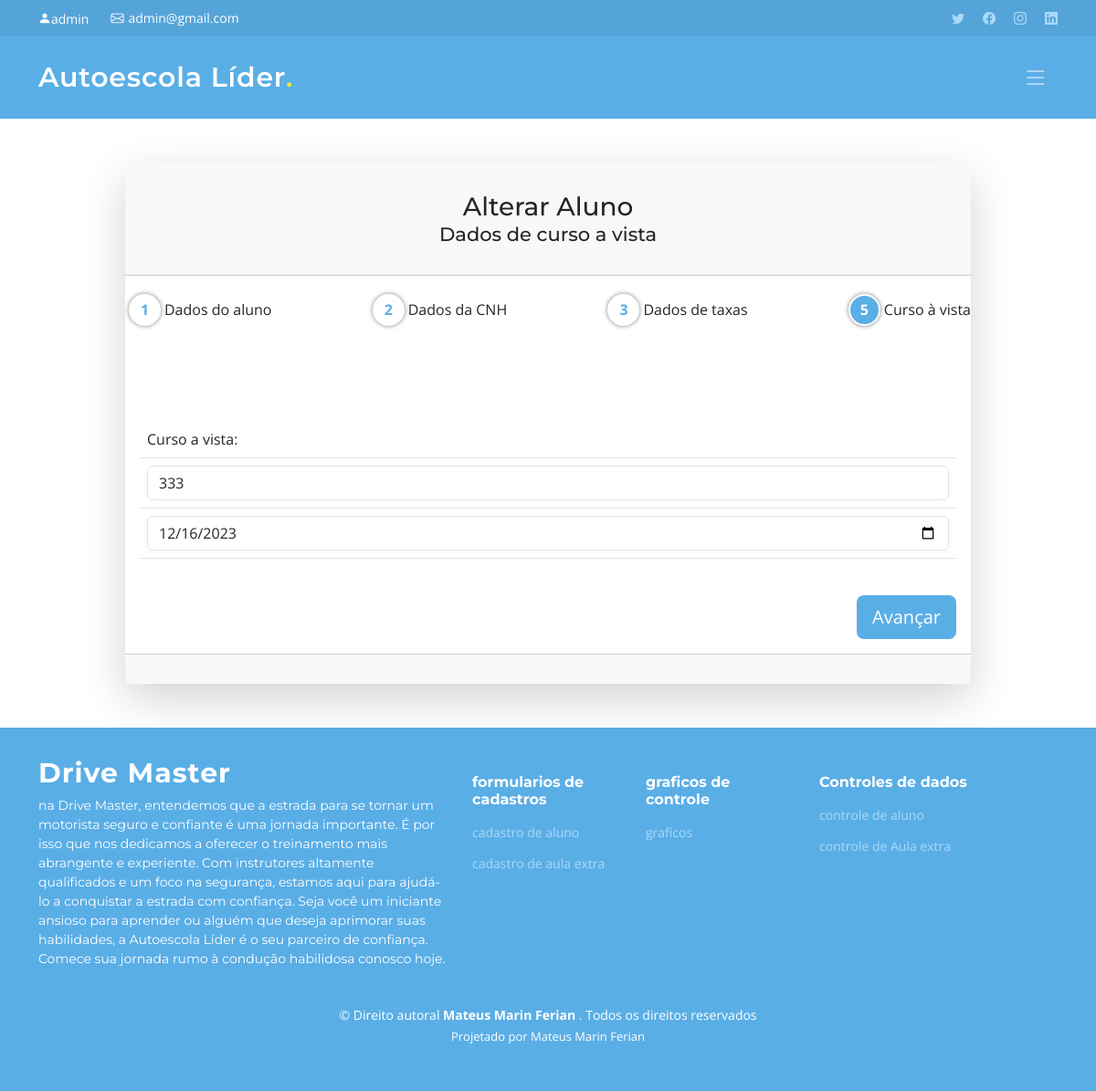
/alterar-curso-avista.php?al=25 (signed in), run on the app's committed database.
### tables this page shows
CREATE TABLE `tb_course_on_sight` (
  `idCourseOnSight` int NOT NULL,
  `value_course_on_sight` int NOT NULL,
  `date_course_on_sight` date NOT NULL,
  `idclient` int NOT NULL
);

### conexao/Conexao.php (called while the page is built)
<?php
    class Conexao
    {
        public static $instance;
        public static function getConexao()
        {
            $servername = "localhost";
            $username = "root";
            $password = "root";
            $dbname = "db_lider";
            if(!isset(self::$instance)){
                self::$instance = new PDO("mysql:host=$servername;dbname=$dbname", "$username", "$password", array(PDO::MYSQL_ATTR_INIT_COMMAND => "SET NAMES utf8"));
                self::$instance->setAttribute(PDO::ATTR_ERRMODE, PDO::ERRMODE_EXCEPTION);
                self::$instance->setAttribute(PDO::ATTR_ORACLE_NULLS, PDO::NULL_EMPTY_STRING);
            }
            return self::$instance;
        }
    }
?>

### dao/CourseOnSightDAO.php (called while the page is built, shortened)
<?php
class CourseOnSightDAO
{
    private function listaCourseOnSight($row) {
        $courseOnSight = new CourseOnSight();
        $courseOnSight->setidCourseOnSight($row['idCourseOnSight']);
        $courseOnSight->setValueCourseOnSight($row['value_course_on_sight']);
        $courseOnSight->setDateCourseOnSight($row['date_course_on_sight']);
        $courseOnSight->setIdClient($row['idclient']);
        $courseOnSight->setIdclient($row['idclient']);
        return $courseOnSight;
    }
    public function findByClientId($idClient) {
        try {
            $sql = "SELECT * FROM tb_course_on_sight WHERE idclient = :idclient";
            $p_sql = Conexao::getConexao()->prepare($sql);
            $p_sql->bindValue(":idclient", $idClient);
            $p_sql->execute();
            $row = $p_sql->fetch(PDO::FETCH_ASSOC);
            if ($row) {
                return $this->listaCourseOnSight($row);
            } else {
                return null;
            }
        } catch (Exception $e) {
            print "Ocorreu um erro ao tentar buscar a taxas por ID do Cliente: " . $e;
        }
    }
}
?>

### model/CourseOnSight.php (called while the page is built, shortened)
<?php
class CourseOnSight
{
    private $valueCourseOnSight;
    private $dateCourseOnSight;
    function getValueCourseOnSight()
    {
        return $this->valueCourseOnSight;
    }
    function setValueCourseOnSight($valueCourseOnSight)
    {
        $this->valueCourseOnSight = $valueCourseOnSight;
    }
    function getDateCourseOnSight()
    {
        return $this->dateCourseOnSight;
    }
    function setDateCourseOnSight($dateCourseOnSight)
    {
        $this->dateCourseOnSight = $dateCourseOnSight;
    }
}
?>

### alterar-curso-avista.php (the view, shortened to what this page needs)
<!DOCTYPE html>
<html lang="en">
<?php
include_once('include/header.php');
include_once('include/topbar.php');
include_once('include/navbar.php');
include_once('./conexao/Conexao.php');
include_once('./model/CourseOnSight.php');
include_once('./dao/CourseOnSightDAO.php');
$courseOnSightDAO = new CourseOnSightDAO();
?>
<link rel="stylesheet" href="css/registrationProcesses.css">
<body>
    <main>
    <?php
    if (isset($_GET["al"])) {
        $idClient = $_GET["al"];
        $courseOnSight = $courseOnSightDAO->findByClientId($idClient);
        if ($courseOnSight) {
    ?>
        <div class="container">
            <div class="row justify-content-center">
                <div class="col-lg-10">
                    <div class="card shadow-lg border-0 rounded-lg mt-5">
                        <div class="card-header">
                            <h4 class="text-center font-weight-light my-4">
                            <span class="h3">Alterar Aluno</span>
                                <small class="d-block">Dados de curso a vista</small>
                            </h4>
                        </div>
                        <?php
                            include_once('include/teste.php');
                        ?>
                        <div class="card-body">
                            <form id="form4" action="controller/CourseOnSightController.php" method="POST">
                                <div class="row">
                                    <div class="col-sm-12 mt-3">
                                        <table class="table">
                                            <tr>
                                                <td>Curso a vista:</td>
                                            </tr>
                                            <tr>
                                            <td>
                                                <input type="text" class="form-control" id="value_course_on_sight" name="value_course_on_sight"
                                                    step="0.01" placeholder="Digite o valor à vista"
                                                    pattern="^\d{1,}(\.\d{1,2})?$|^(\d{1,3}(,\d{3})*(\.\d{1,2})?)?$" title="Por favor, insira um valor válido. Exemplo: 1.000,00"
                                                    value="<?php if(isset($courseOnSight) && $courseOnSight->getValueCourseOnSight()) { echo $courseOnSight->getValueCourseOnSight(); } ?>" required>
                                            </td>
                                            </tr>
                                            <tr>
                                                <td>
                                                    <input type="date" class="form-control" id="date_course_on_sight"
                                                        name="date_course_on_sight"
                                                        value="<?php if(isset($courseOnSight) && $courseOnSight->getDateCourseOnSight()) { echo $courseOnSight->getDateCourseOnSight(); } ?>" required>
                                                </td>
                                            </tr>
                                        </table>
                                    </div>
                                    <br><br>
                                    <div class="mt-4 mb-0 d-flex justify-content-end">
                                        <button type="submit" class="btn customButton btn-lg"
                                            name="edit">Avançar</button>
                                    </div>
                                </div>
                            </form>
                        </div>
                        <div class="card-footer text-center py-3"></div>
                    </div>
                </div>
            </div>
        </div>
        <?php
        }
            }?>
    </main>
    <br><br>
    <?php
include_once('include/footer.php');
?>
</body>
</html>

### css/button.css (style rules this page uses)
.customButton { background-color: #5AAEE6 !important; ; color: white !important; ; border: none; padding: 10px 20px; border-radius: 5px; transition: background-color 0.3s, color 0.3s; }

### css/style.css (style rules this page uses)
:root { --font-default: "Open Sans", system-ui, -apple-system, "Segoe UI", Roboto, "Helvetica Neue", Arial, "Noto Sans", "Liberation Sans", sans-serif, "Apple Color Emoji", "Segoe UI Emoji", "Segoe UI Symbol", "Noto Color Emoji"; --font-primary: "Montserrat", sans-serif; --font-secondary: "Poppins", sans-serif; }
:root { --color-default: #222222; --color-primary: #5AAEE6; --color-secondary: #e8eb32; --color-third: #55A4D9; --color-fourth: #ebcf32; --color-fifth: rgba(255, 255, 255, 0.7); --color-seventh: #ffffff; --color-octave: rgba(255, 255, 255, 0.6); --color-ninth: rgba(255, 255, 255, 0.2); --color-tenth: rgba(127, 137, 161, 0.25); --color-eleventh: rgba(0, 0, 0, 0.1); }
:root { scroll-behavior: smooth; }
body { font-family: var(--font-default); color: var(--color-default); }
h1, h4 { font-family: var(--font-primary); }

### css/registrationProcesses.css (style rules this page uses)
:root { --color-default: #222222; --color-primary: #5AAEE6; --color-secondary: #e8eb32; --color-third: #55A4D9; --color-fourth: #3C7499; --color-fifth: #aad9f8; --color-seventh: #ffffff; --color-black: rgba(0, 0, 0, 0.5); }

### data on the page
tb_course_on_sight: value_course_on_sight "333", date_course_on_sight "12/16/2023"

### other printed values
$_SESSION["name_administrator"] "admin"
$_SESSION["email"] "admin@gmail.com"
